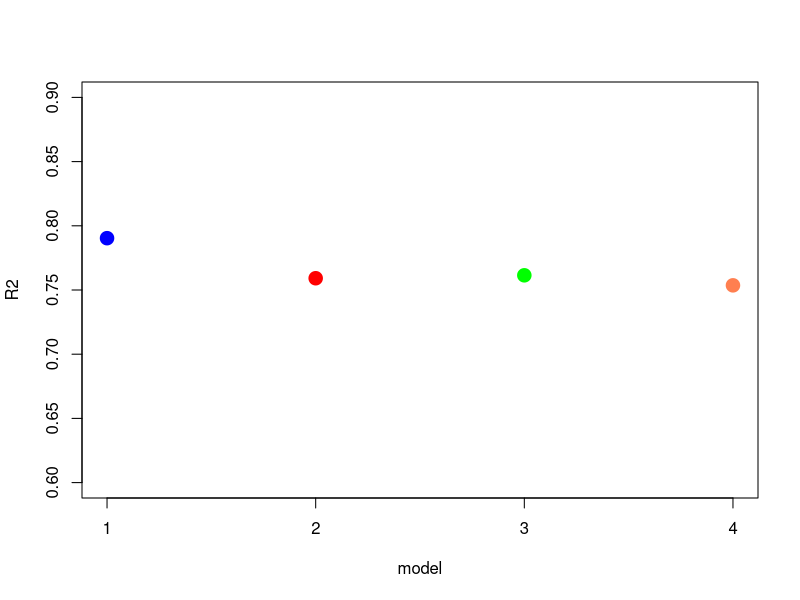
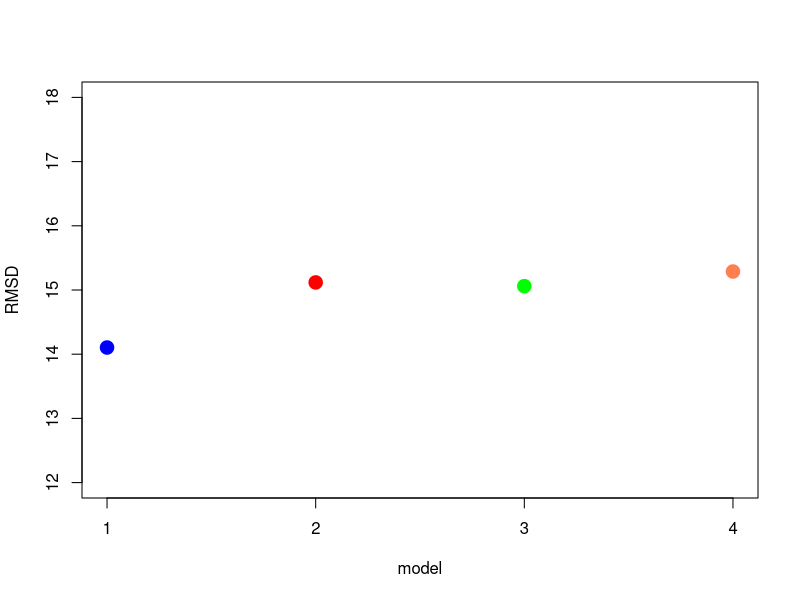

These figures' R source, in order:
## ---- chunk 1
knitr::opts_chunk$set(echo = FALSE)
## ---- chunk 2
data=read.csv("qsar_example.csv")
library(Metrics)
#Model1
model1 <- lm(lysis ~ charge+logD+amphipathicity, data = data)
summary(model1)
s1=summary(model1)

## ---- chunk 3
#Model2
model2 <- lm(lysis ~ logD+amphipathicity, data = data)
summary(model2)
s2=summary(model2)
## ---- chunk 4
#Model3
model3 <- lm(lysis ~ charge+amphipathicity, data = data)
summary(model3)
s3=summary(model3)
## ---- chunk 5
#Model4
model4 <- lm(lysis ~ amphipathicity, data = data)
summary(model4)
s4=summary(model4)
## ---- chunk 6
rs=c(s1$r.squared,s2$r.squared,s3$r.squared,s4$r.squared)

plot(c(1:4),rs,pch=19,cex=1.8,col=c("blue","red","green","coral"),xlab="model",ylab="R2"
,xaxt="n",ylim=c(0.6,0.9))
axis(1, at=c(1,2,3,4),labels=c("1","2","3","4"),las=1)


## ---- chunk 7
#rsme
p1=predict(model1)
p2=predict(model2)
p3=predict(model3)
p4=predict(model4)

data$p1=round(p1,1)
data$p2=round(p2,1)
data$p3=round(p3,1)
data$p4=round(p4,1)

rsmd<-NULL
for (i in c(6:9)) {
y=data[,2]
a<-round(rmse(data[,i],y),3)
rsmd<-append(rsmd,a)
}
#rsmd

plot(c(1:4),rsmd,pch=19,cex=1.8,col=c("blue","red","green","coral"),xlab="model",ylab="RMSD"
,xaxt="n",ylim=c(12,18))
axis(1, at=c(1,2,3,4),labels=c("1","2","3","4"),las=1)
